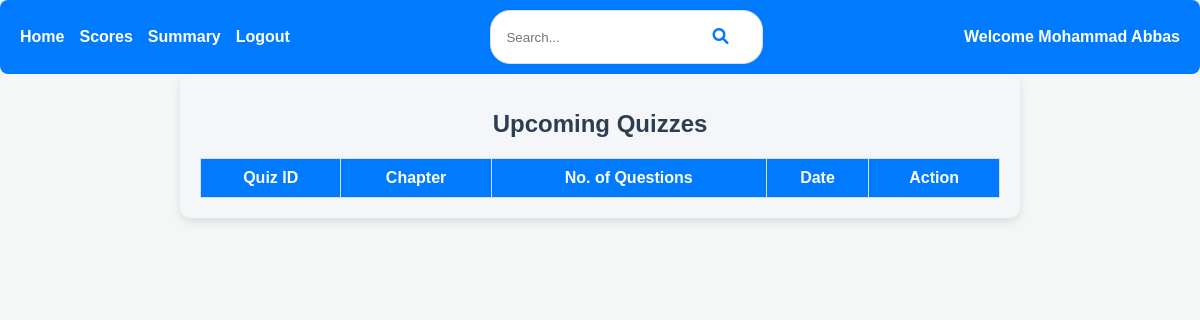
The app's page /user/dashboard (signed in), older data.
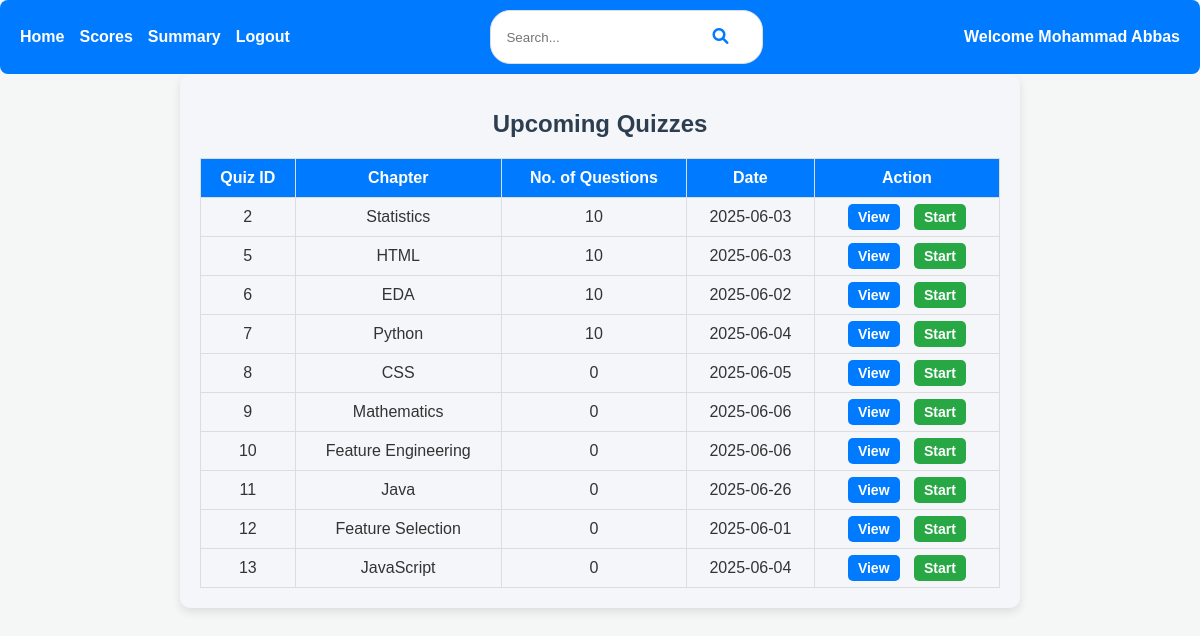
The same page, newer data.
### backend/models.py (models this page shows)
class Quiz(db.Model):
    __tablename__ = 'quiz'
    id = db.Column(db.Integer, primary_key=True)
    chapter_id = db.Column(db.Integer, db.ForeignKey('chapter.id', ondelete="CASCADE"), nullable=False)
    date_of_quiz = db.Column(db.Date, nullable=False)
    duration_seconds = db.Column(db.Integer, nullable=False)
    remarks = db.Column(db.Text)
    questions = db.relationship('Question', backref='quiz', lazy='subquery', cascade='all, delete-orphan')
    scores = db.relationship('Score', backref='quiz', lazy='dynamic', cascade='all, delete-orphan')

class Chapter(db.Model):
    __tablename__ = 'chapter'
    id = db.Column(db.Integer, primary_key=True)
    name = db.Column(db.String(100), nullable=False)
    description = db.Column(db.Text)
    subject_id = db.Column(db.Integer, db.ForeignKey('subject.id', ondelete="CASCADE"), nullable=False)
    quizzes = db.relationship('Quiz', backref='chapter', lazy='subquery', cascade='all, delete-orphan')

### backend/controllers.py (the view)
@app.route('/user/dashboard')
def user_dashboard():
    user_email = session.get('user_email')  # Assuming email is stored in the session
    user = User_Info.query.filter_by(email=user_email).first() if user_email else None
    if not user:
        return redirect('/login')  # Redirect to login if no user found
    from datetime import datetime
    quizzes = Quiz.query.filter(Quiz.date_of_quiz >= datetime.now()).all()
    return render_template('user/user_dashboard.html', user=user, quizzes=quizzes)

### templates/user/user_dashboard.html (shortened to what this page needs)
{% extends "user/user_base.html" %}
{% block content %}
<div class="dashboard">
    <h1>Upcoming Quizzes</h1>
    <table>
        <thead>
            <tr>
                <th>Quiz ID</th>
                <th>Chapter</th>
                <th>No. of Questions</th>
                <th>Date</th>
                <th>Action</th>
            </tr>
        </thead>
        <tbody>
            {% for quiz in quizzes %}
            <tr>
                <td>{{ quiz.id }}</td>
                <td>{{ quiz.chapter.name if quiz.chapter else 'N/A' }}</td>
                <td>{{ quiz.questions|length }}</td>
                <td>{{ quiz.date_of_quiz.strftime('%Y-%m-%d') if quiz.date_of_quiz else 'N/A' }}</td>
                <td>
                    <a href="{{ url_for('user_view_quiz', quiz_id=quiz.id) }}" class="btn view">View</a>
                    <a href="{{ url_for('user_start_quiz', quiz_id=quiz.id) }}" class="btn start">Start</a>
                </td>
            </tr>
            {% endfor %}
        </tbody>
    </table>
</div>
{% endblock %}

Row changes from the older to the newer data that the page shows:
now on this page (row edited): Quiz: id "2", chapter "Statistics", questions|length "10", date_of_quiz "2025-06-03"
now on this page (row edited): Quiz: id "5", chapter "HTML", questions|length "10", date_of_quiz "2025-06-03"
now on this page (row edited): Quiz: id "6", chapter "EDA", questions|length "10", date_of_quiz "2025-06-02"
now on this page (row edited): Quiz: id "7", chapter "Python", questions|length "10", date_of_quiz "2025-06-04"
added Quiz: id "8", chapter "CSS", questions|length "0", date_of_quiz "2025-06-05"
added Quiz: id "9", chapter "Mathematics", questions|length "0", date_of_quiz "2025-06-06"
added Quiz: id "10", chapter "Feature Engineering", questions|length "0", date_of_quiz "2025-06-06"
added Quiz: id "11", chapter "Java", questions|length "0", date_of_quiz "2025-06-26"
added Quiz: id "12", chapter "Feature Selection", questions|length "0", date_of_quiz "2025-06-01"
added Quiz: id "13", chapter "JavaScript", questions|length "0", date_of_quiz "2025-06-04"
